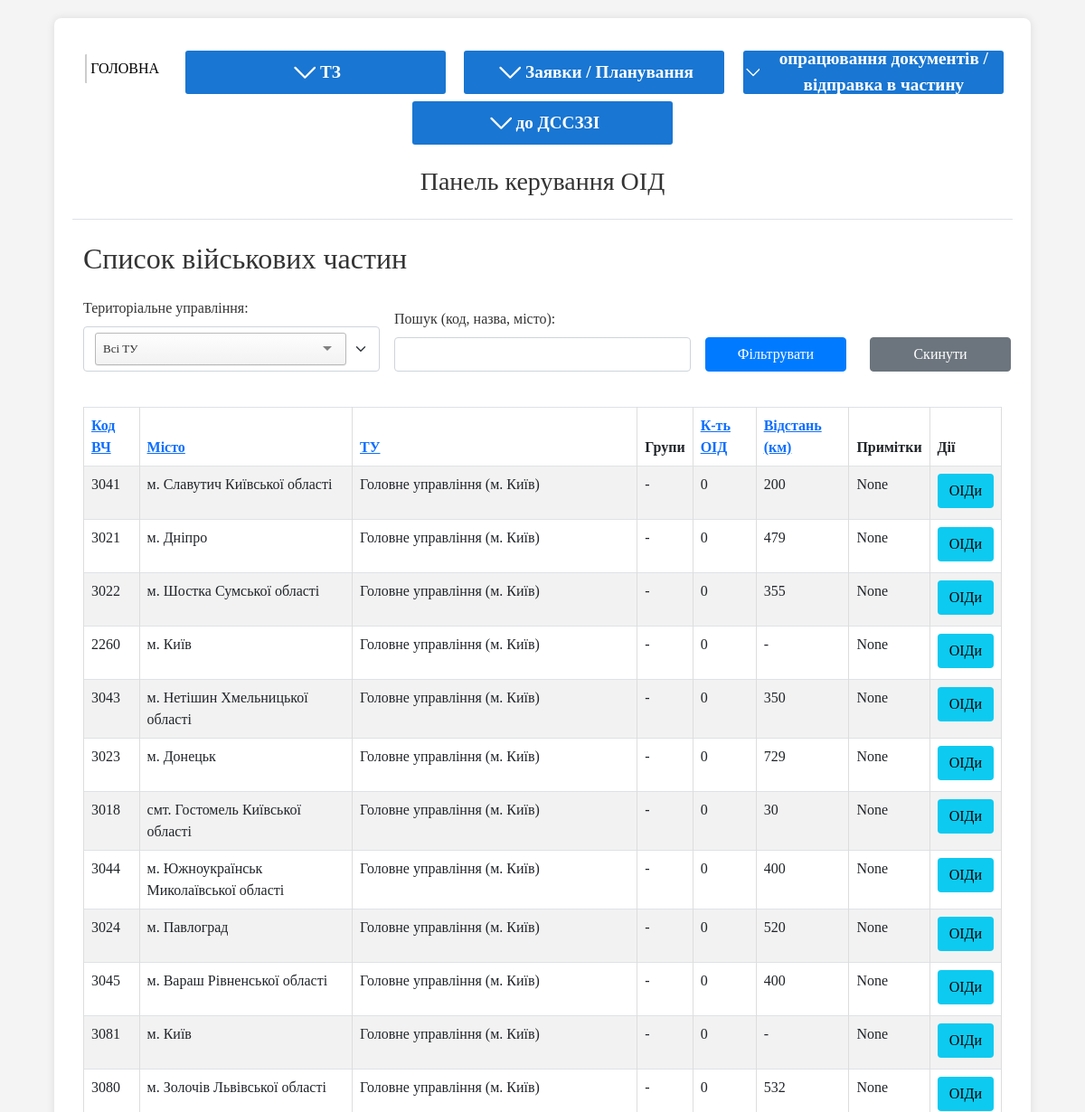
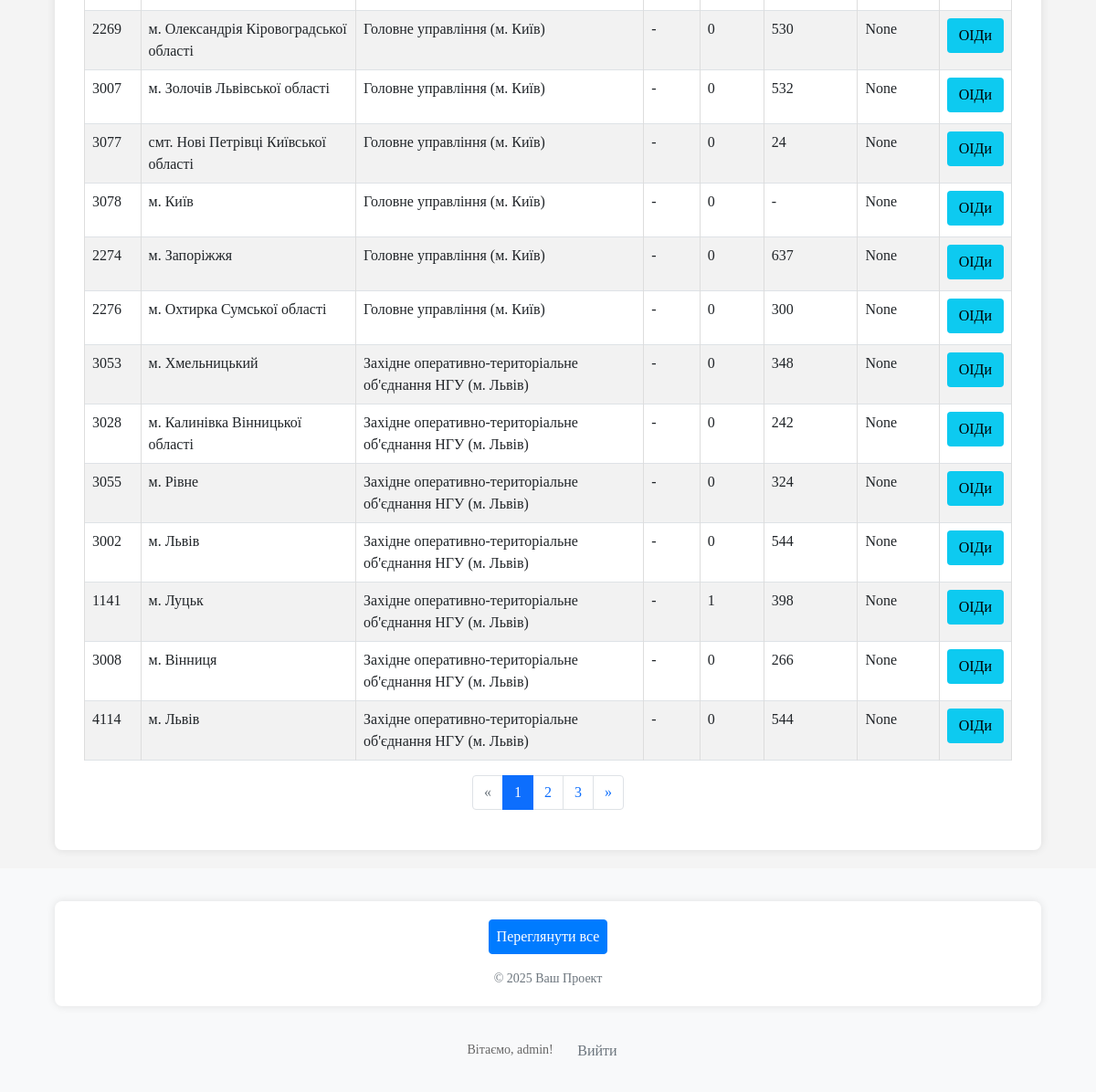
Page /oids/units/ (signed in) on the committed database (2 pictures, top to bottom).
### oids/models.py (models this page shows, shortened)
class Unit(models.Model):
    territorial_management = models.ForeignKey(
        TerritorialManagement,
        on_delete=models.SET_NULL, # Якщо ТУ видаляється, частина може залишитися, але без прив'язки до ТУ.
        null=True,
        blank=True,
        verbose_name="Територіальне управління",
        related_name='units' # Дозволить отримати всі частини для ТУ: `tu_instance.units.all()`
    )
    code = models.CharField(max_length=50, unique=True, verbose_name="Код частини (номер)")
    name = models.CharField(max_length=255, verbose_name="Назва військової частини", blank=True, null=True) # Можливо, назва не завжди потрібна, якщо є код
    city = models.CharField(max_length=100, verbose_name="Місто розташування") # Збільшив max_length для міст
    distance_from_gu = models.PositiveIntegerField(verbose_name="Відстань від ГУ (км)", blank=True, null=True) # Змінив на PositiveIntegerField
    unit_groups = models.ManyToManyField(
        UnitGroup,
        blank=True,
        verbose_name="Групи військових частин",
        related_name='units' # Дозволить отримати всі частини для групи: `group_instance.units.all()`
    )
    note = models.TextField(verbose_name="Примітки", blank=True, null=True)
    class Meta:
        verbose_name = "Військова частина"
        verbose_name_plural = "Військові частини"

class TerritorialManagement(models.Model):
    code = models.CharField(max_length=50, unique=True, verbose_name="Код управління")
    name = models.CharField(max_length=255, verbose_name="Назва управління")
    note = models.TextField(verbose_name="Примітка", blank=True, null=True)
    class Meta:
        verbose_name = "Територіальне управління"
        verbose_name_plural = "Територіальні управління"

### oids/views.py (the view)
# urls.py: path('units/', views.unit_list_view, name='list_units'),
@login_required
def unit_list_view(request):
    units_list_qs = Unit.objects.select_related(
        'territorial_management'
    ).prefetch_related(
        'unit_groups',
        'oids'
    ).annotate(
        oid_count=Count('oids')
    )
    selected_tm_id_str = request.GET.get('territorial_management')
    current_tm_id_int = None # Буде None або int
    if selected_tm_id_str and selected_tm_id_str.isdigit():
        current_tm_id_int = int(selected_tm_id_str)
        units_list_qs = units_list_qs.filter(territorial_management__id=current_tm_id_int)
    search_query = request.GET.get('search_query')
    if search_query:
        units_list_qs = units_list_qs.filter(
            Q(code__icontains=search_query) |
            Q(name__icontains=search_query) |
            Q(city__icontains=search_query)
        )
    sort_by = request.GET.get('sort_by', 'territorial_management__name')
    sort_order = request.GET.get('sort_order', 'asc')
    valid_sort_fields = {
        'code': 'code',
        'name': 'name',
        'city': 'city',
        'tm': 'territorial_management__name',
        'oid_count': 'oid_count',
        'distance': 'distance_from_gu'
    }
    order_by_field = valid_sort_fields.get(sort_by, 'territorial_management__name')
    if sort_order == 'desc':
        order_by_field = f'-{order_by_field}'
    units_list_qs = units_list_qs.order_by(order_by_field, 'name' if order_by_field != 'name' else 'code')
    paginator = Paginator(units_list_qs, 25)
    page_number = request.GET.get('page')
    page_obj = paginator.get_page(page_number)
    territorial_managements_for_filter = TerritorialManagement.objects.all().order_by('name')
    context = {
        'page_title': 'Список військових частин',
        'units': page_obj,
        'page_obj': page_obj,
        'territorial_managements_for_filter': territorial_managements_for_filter,
        'current_tm_id': current_tm_id_int, # Передаємо int або None
        'current_search_query': search_query,
        'current_sort_by': sort_by,
        'current_sort_order': sort_order,
        'is_sorted_desc': sort_order == 'desc',
    }
    return render(request, 'oids/lists/unit_list.html', context)

### oids/context_processors.py (called while the page is built)
def global_choices(request):
    filtered_oid_status_choices = [
        (OIDStatusChoices.NEW.value, OIDStatusChoices.NEW.label),
        (OIDStatusChoices.RECEIVED_REQUEST.value, OIDStatusChoices.RECEIVED_REQUEST.label),
        (OIDStatusChoices.ACTIVE.value, OIDStatusChoices.ACTIVE.label),
    ]
    return {
        'oid_type_choices_global': OIDTypeChoices.choices,
        'oid_status_choices_global_for_new': filtered_oid_status_choices,
        'oid_status_choices_global_all': OIDStatusChoices.choices,
        'sec_level_choices_global': SecLevelChoices.choices,
    }

### oids/templates/oids/lists/unit_list.html (shortened to what this page needs)
{% extends "oids/base.html" %}
{% block content %}
<div class="container-fluid">
	<h2 class="mb-4">{{ page_title }}</h2>
	<form method="GET" action="{% url 'oids:list_units' %}" class="mb-4">
		<div class="row g-3 align-items-end">
			      <div class="col-md-4">
                <label for="territorial_management_filter" class="form-label">Територіальне управління:</label>
            </div>
			<div class="col-md-4">
				<label for="search_query_filter" class="form-label">Пошук (код, назва, місто):</label>
				<input type="text" name="search_query" id="search_query_filter" class="form-control" value="{{ current_search_query|default:'' }}">
			</div>
			<div class="col-md-2">
				<button type="submit" class="btn btn-primary w-100">Фільтрувати</button>
			</div>
			<div class="col-md-2">
				<a href="{% url 'oids:list_units' %}" class="btn btn-secondary w-100">Скинути</a>
			</div>
		</div>
	</form>
	{% if units %}
	<div class="table-responsive">
		<table class="table table-striped table-bordered table-hover">
			<thead class="thead-dark">
				<tr>
					{% url 'oids:list_units' as list_url %}
					{% with tm_param_str=current_tm_id|default_if_none:""|stringformat:"s" search_param_str=current_search_query|default_if_none:"" %}
					{% with base_params="territorial_management="|add:tm_param_str|add:"&search_query="|add:search_param_str %}
					<th>
						<a href="{{ list_url }}?sort_by=code&sort_order={% if current_sort_by == 'code' and not is_sorted_desc %}desc{% else %}asc{% endif %}&{{ base_params }}">
							Код ВЧ {% if current_sort_by == 'code' %}{% if is_sorted_desc %}▼{% else %}▲{% endif %}{% endif %}
						</a>
					</th>
					<th>
						<a href="{{ list_url }}?sort_by=name&sort_order={% if current_sort_by == 'name' and not is_sorted_desc %}desc{% else %}asc{% endif %}&{{ base_params }}">
							Місто {% if current_sort_by == 'name' %}{% if is_sorted_desc %}▼{% else %}▲{% endif %}{% endif %}
						</a>
					</th>
					<th>
						<a href="{{ list_url }}?sort_by=tm&sort_order={% if current_sort_by == 'tm' and not is_sorted_desc %}desc{% else %}asc{% endif %}&{{ base_params }}">
							ТУ {% if current_sort_by == 'tm' %}{% if is_sorted_desc %}▼{% else %}▲{% endif %}{% endif %}
						</a>
					</th>
					<th>Групи</th>
					<th>
						<a href="{{ list_url }}?sort_by=oid_count&sort_order={% if current_sort_by == 'oid_count' and not is_sorted_desc %}desc{% else %}asc{% endif %}&{{ base_params }}">
							К-ть ОІД {% if current_sort_by == 'oid_count' %}{% if is_sorted_desc %}▼{% else %}▲{% endif %}{% endif %}
						</a>
					</th>
					<th>
						<a href="{{ list_url }}?sort_by=distance&sort_order={% if current_sort_by == 'distance' and not is_sorted_desc %}desc{% else %}asc{% endif %}&{{ base_params }}">
							Відстань (км) {% if current_sort_by == 'distance' %}{% if is_sorted_desc %}▼{% else %}▲{% endif %}{% endif %}
						</a>
					</th>
					<th>Примітки</th>
					<th>Дії</th>
					{% endwith %}
					{% endwith %}
				</tr>
			</thead>
			<tbody>
				{% for unit in units %}
				<tr>
					<td>{{ unit.code }}</td>
					<td>{{ unit.city }}</td>
					<td>{{ unit.territorial_management.name|default:"Не вказано" }}</td>
					<td>
						{% for group in unit.unit_groups.all %}
						<span class="badge bg-light text-dark">{{ group.name }}</span>{% if not forloop.last %} {% endif %}
						{% empty %}
						-
						{% endfor %}
					</td>
					<td>{{ unit.oid_count }}</td>
					<td>{{ unit.distance_from_gu|default:"-" }}</td>
					<td>{{ unit.note|truncatewords:10|default:"-" }}</td>
					<td>
						<a href="{% url 'oids:main_dashboard' %}?unit={{ unit.id }}" class="btn btn-sm btn-info mb-1 d-block">ОІДи</a>
					</td>
				</tr>
				{% endfor %}
			</tbody>
		</table>
	</div>
	{% if page_obj %}
	{% include "../includes/pagination.html" with page_obj=page_obj sort_by=current_sort_by sort_order=current_sort_order territorial_management=current_tm_id search_query=current_search_query %}
	{% endif %}
	{% else %}
	<p>Немає військових частин, що відповідають вашим критеріям фільтрації.</p>
	<a href="{% url 'oids:list_units' %}" class="btn btn-primary">Скинути фільтри</a>
	{% endif %}
</div>
{% endblock %}

### oids/templates/oids/base.html (shortened to what this page needs)
{% load static %}
<!DOCTYPE html>
<html lang="uk">
<head>
	<link rel="stylesheet" href="{% static 'oids/css/bootstrap.min.css' %}">
	<link rel="stylesheet" href="{% static 'oids/css/tom-select.default.min.css' %}">
	<link rel="stylesheet" href="{% static 'oids/css/style.css' %}">
</head>
<body>
	<div class="container">
		<header class="header py-3 mb-4 border-bottom">
			<nav class="mb-3">
			<ul class="nav nav-pills">
				<li class="nav-item">
					<a href="{% url 'oids:main_dashboard' %}" class="menu__link">ГОЛОВНА</a>
				</li>
				<li class="nav-item">
						<div class="menu">
							<button class="menu__button">
								<svg class="menu__button-icon" xmlns="http://www.w3.org/2000/svg" fill="none" viewBox="0 0 20 24"
									stroke-width="1.5" stroke="currentColor">
									<path stroke-linecap="round" stroke-linejoin="round" d="m19.5 8.25-7.5 7.5-7.5-7.5" />
								</svg>
								ТЗ
							</button>
						</div>
				</li>
				<li>
					<div class="menu">
							<button class="menu__button">
								<svg class="menu__button-icon" xmlns="http://www.w3.org/2000/svg" fill="none" viewBox="0 0 20 24"
									stroke-width="1.5" stroke="currentColor">
									<path stroke-linecap="round" stroke-linejoin="round" d="m19.5 8.25-7.5 7.5-7.5-7.5" />
								</svg>
								Заявки / Планування
							</button>
						</div></li>
				<li><div class="menu">
							<button class="menu__button">
								<svg class="menu__button-icon" xmlns="http://www.w3.org/2000/svg" fill="none" viewBox="0 0 20 24"
									stroke-width="1.5" stroke="currentColor">
									<path stroke-linecap="round" stroke-linejoin="round" d="m19.5 8.25-7.5 7.5-7.5-7.5" />
								</svg>
								опрацювання документів / відправка в частину
							</button>
						</div>
					</li>
				<li><div class="menu">
							<button class="menu__button">
								<svg class="menu__button-icon" xmlns="http://www.w3.org/2000/svg" fill="none" viewBox="0 0 20 24"
									stroke-width="1.5" stroke="currentColor">
									<path stroke-linecap="round" stroke-linejoin="round" d="m19.5 8.25-7.5 7.5-7.5-7.5" />
								</svg>
								до ДССЗЗІ
							</button>
						</div></li>
			</ul>
		</nav>
			<h1 class="h3">{% block page_title %}Панель керування ОІД{% endblock %}</h1>
		</header>
		<main class="content">
			{% block content %}
			{% endblock %}
		</main>
	</div>
	<footer class="footer mt-auto py-3 bg-light">
		<div class="container text-center">
			<nav class="mb-2">
				<ul class="nav justify-content-center">
					<li class="nav-item"><a href="{% url 'oids:summary_information_hub' %}" class="nav-link px-2 btn btn-primary">Переглянути все</a></li>
				</ul>
			</nav>
			<span class="text-muted">&copy; {% now "Y" %} Ваш Проект</span>
		</div>
	<div class="user-nav" style="text-align: center; padding: 10px;">
    {% if user.is_authenticated %}
        Вітаємо, {{ user.username }}!
        <form method="post" action="{% url 'logout' %}" style="display: inline; margin-left: 10px;">
            <button type="submit" class="btn btn-sm btn-outline-secondary">Вийти</button>
        </form>
    {% else %}
        <a href="{% url 'login' %}" class="btn btn-sm btn-outline-primary">Увійти</a>
    {% endif %}
</div>
	</footer>
</body>
</html>

### oids/static/oids/css/style.css (style rules this page uses)
:root { --color-white: #fff; --color-black: #000; --color-main-blue: #1976D2; --color-light-blue: #1E88E5; --color-hover-bg: rgba(0, 0, 0, 0.03); --color-border: rgba(0, 0, 0, 0.2); --color-active-border: #1E88E5; --transition: all 120ms ease-in 80ms; --primary-shadow: rgba(0, 0, 0, 0.05) 0px 6px 24px 0px, rgba(0, 0, 0, 0.08) 0px 0px 0px 1px; }
* { margin: 0; padding: 0; box-sizing: border-box; font-family: poppins; }
.menu { position: relative; }
.menu__button { display: flex; align-items: center; justify-content: center; gap: 0.25em; width: 15em; height: 2.5em; background-color: var(--color-main-blue); color: var(--color-white); font-size: 1.2em; border: none; border-radius: 3px; cursor: pointer; transition: var(--transition); font-weight: 600; }
.menu__button-icon { width: 1.5em; transition: var(--transition); }
.menu__link { display: block; padding: 0.25em; margin: 0.25em 0.25em 0; color: var(--color-black); text-align: center; text-decoration: none; border-left: 0.125em solid var(--color-border); border-radius: 1px; }
.menu__link:last-child { margin-bottom: 0.25em; }
body { font-family: Arial, sans-serif; margin: 0; padding: 0; background-color: #f4f4f4; color: #333; }
.container { width: 90%; margin: 20px auto; background-color: #fff; padding: 20px; border-radius: 8px; box-shadow: 0 0 10px rgba(0, 0, 0, 0.1); }
.header { text-align: center; margin-bottom: 20px; }
.nav { justify-content: space-around; }
ul { list-style: none; padding: 0; }
ul li { margin-bottom: 8px; }
ul li a { text-decoration: none; color: #333; }
table { width: 100%; border-collapse: collapse; margin-top: 15px; }
table, th, td { border: 1px solid #ddd; }
th, td { padding: 8px; text-align: left; }
th { background-color: #f2f2f2; }
.btn { display: inline-block; font-weight: 400; text-align: center; white-space: nowrap; vertical-align: middle; user-select: none; border: 1px solid transparent; padding: 0.375rem 0.75rem; font-size: 1rem; line-height: 1.5; border-radius: 0.25rem; text-decoration: none; cursor: pointer; transition: color 0.15s ease-in-out, background-color 0.15s ease-in-out, border-color 0.15s ease-in-out, box-shadow 0.15s ease-in-out; }
.btn-primary { color: #fff; background-color: #007bff; border-color: #007bff; }
.btn-secondary { color: #fff; background-color: #6c757d; border-color: #6c757d; margin-left: 10px; }
footer { text-align: center; margin-top: 20px; padding-bottom: 20px; font-size: 0.875em; color: #666; }

### rows in the picture
Unit: code "3041", city "м. Славутич Київської області", territorial_management.name "Головне управління (м. Київ)", oid_count "0", distance_from_gu "200", note "None"
Unit: code "3021", city "м. Дніпро", territorial_management.name "Головне управління (м. Київ)", oid_count "0", distance_from_gu "479", note "None"
Unit: code "3022", city "м. Шостка Сумської області", territorial_management.name "Головне управління (м. Київ)", oid_count "0", distance_from_gu "355", note "None"
Unit: code "2260", city "м. Київ", territorial_management.name "Головне управління (м. Київ)", oid_count "0", distance_from_gu "-", note "None"
Unit: code "3043", city "м. Нетішин Хмельницької області", territorial_management.name "Головне управління (м. Київ)", oid_count "0", distance_from_gu "350", note "None"
Unit: code "3023", city "м. Донецьк", territorial_management.name "Головне управління (м. Київ)", oid_count "0", distance_from_gu "729", note "None"
Unit: code "3018", city "смт. Гостомель Київської області", territorial_management.name "Головне управління (м. Київ)", oid_count "0", distance_from_gu "30", note "None"
Unit: code "3044", city "м. Южноукраїнськ Миколаївської області", territorial_management.name "Головне управління (м. Київ)", oid_count "0", distance_from_gu "400", note "None"
Unit: code "3024", city "м. Павлоград", territorial_management.name "Головне управління (м. Київ)", oid_count "0", distance_from_gu "520", note "None"
Unit: code "3045", city "м. Вараш Рівненської області", territorial_management.name "Головне управління (м. Київ)", oid_count "0", distance_from_gu "400", note "None"
Unit: code "3081", city "м. Київ", territorial_management.name "Головне управління (м. Київ)", oid_count "0", distance_from_gu "-", note "None"
Unit: code "3080", city "м. Золочів Львівської області", territorial_management.name "Головне управління (м. Київ)", oid_count "0", distance_from_gu "532", note "None"
Unit: code "2269", city "м. Олександрія Кіровоградської області", territorial_management.name "Головне управління (м. Київ)", oid_count "0", distance_from_gu "530", note "None"
Unit: code "3007", city "м. Золочів Львівської області", territorial_management.name "Головне управління (м. Київ)", oid_count "0", distance_from_gu "532", note "None"
Unit: code "3077", city "смт. Нові Петрівці Київської області", territorial_management.name "Головне управління (м. Київ)", oid_count "0", distance_from_gu "24", note "None"
Unit: code "3078", city "м. Київ", territorial_management.name "Головне управління (м. Київ)", oid_count "0", distance_from_gu "-", note "None"
Unit: code "2274", city "м. Запоріжжя", territorial_management.name "Головне управління (м. Київ)", oid_count "0", distance_from_gu "637", note "None"
Unit: code "2276", city "м. Охтирка Сумської області", territorial_management.name "Головне управління (м. Київ)", oid_count "0", distance_from_gu "300", note "None"
Unit: code "3053", city "м. Хмельницький", territorial_management.name "Західне оперативно-територіальне об'єднання НГУ (м. Львів)", oid_count "0", distance_from_gu "348", note "None"
Unit: code "3028", city "м. Калинівка Вінницької області", territorial_management.name "Західне оперативно-територіальне об'єднання НГУ (м. Львів)", oid_count "0", distance_from_gu "242", note "None"
Unit: code "3055", city "м. Рівне", territorial_management.name "Західне оперативно-територіальне об'єднання НГУ (м. Львів)", oid_count "0", distance_from_gu "324", note "None"
Unit: code "3002", city "м. Львів", territorial_management.name "Західне оперативно-територіальне об'єднання НГУ (м. Львів)", oid_count "0", distance_from_gu "544", note "None"
Unit: code "1141", city "м. Луцьк", territorial_management.name "Західне оперативно-територіальне об'єднання НГУ (м. Львів)", oid_count "1", distance_from_gu "398", note "None"
Unit: code "3008", city "м. Вінниця", territorial_management.name "Західне оперативно-територіальне об'єднання НГУ (м. Львів)", oid_count "0", distance_from_gu "266", note "None"
Unit: code "4114", city "м. Львів", territorial_management.name "Західне оперативно-територіальне об'єднання НГУ (м. Львів)", oid_count "0", distance_from_gu "544", note "None"

### other values in the picture
{{ page_title }} "Список військових частин"
{{ i }} "1"
{{ i }} "2" "3"
{{ user.username }} "admin"
